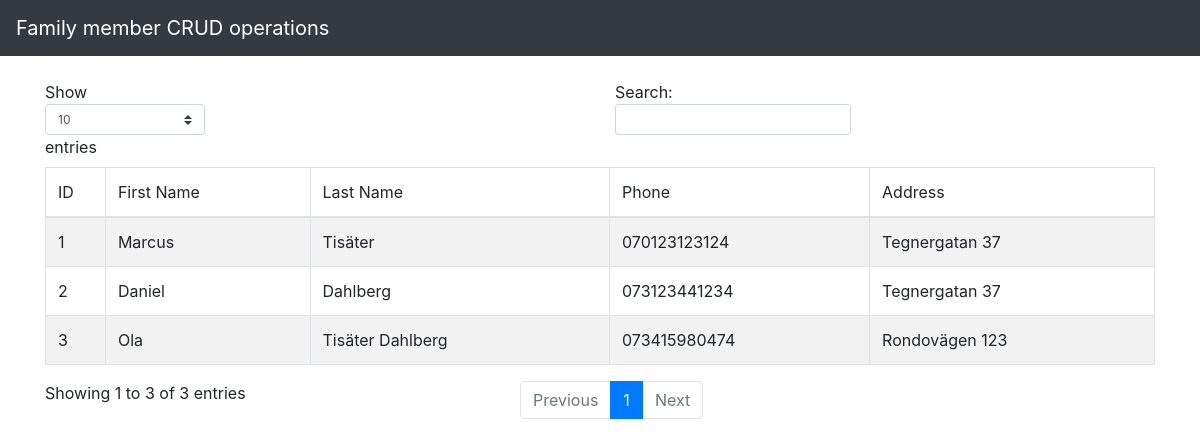
Page /detail_view/1 on the committed database.
### app.py (models this page shows)
class Member(db.Model):
    id = db.Column(db.Integer, primary_key=True)
    Firstname = db.Column(db.String(100))
    Lastname = db.Column(db.String(100))
    PhoneNumber = db.Column(db.String(100))
    Address = db.Column(db.String(100))

### app.py (the view)
@app.route('/detail_view/<id>', methods = ['POST', 'GET'])
def details(id):
    Family_to_view = Family.query.get_or_404(id)
    LIST=Family_to_view.member_list
    arr=[]
    for i in LIST:
        Current_member=Member.query.get_or_404(i)
        id=Current_member.id
        Firstname=Current_member.Firstname
        Lastname=Current_member.Lastname
        Phone=Current_member.PhoneNumber
        Address=Current_member.Address
        arr.append([id,Firstname,Lastname,Phone,Address])
    return render_template('detailview.html',DATA=arr)

### templates/detailview.html
{% extends "layout.html" %}
{% block body %}
<table id="example" class="table table-striped table-bordered" style="width:100%">
    <thead>
      <tr>
        <td>ID</td>
        <td>First Name</td>
        <td>Last Name</td>
        <td>Phone</td>
        <td>Address</td>
      </tr>
    </thead>
    <tbody>
      {% for item in DATA%}
          <tr>
            <td> {{item[0]}}</td>
            <td> {{item[1]}}</td>
            <td> {{item[2]}}</td>
            <td> {{item[3]}}</td>
            <td> {{item[4]}}</td>
          </tr>
      {%endfor%}
      </tbody>
    </table>
{% endblock %}

### templates/layout.html (shortened to what this page needs)
<!DOCTYPE html>
<html lang="en">
  <head>
<link href="https://maxcdn.bootstrapcdn.com/bootstrap/4.0.0/css/bootstrap.min.css" rel="stylesheet" id="bootstrap-css">
</head>
<body>
  <nav class="navbar navbar-dark bg-dark">
    <a class="navbar-brand" href="/">Family member CRUD operations</a>
  </nav>
  <div class="container pt-4">
    {% block body %}
    {% endblock %}
  </div>
</body>
</html>

### rows in the picture
Member: id "1", Firstname "Marcus", Lastname "Tisäter", PhoneNumber "070123123124", Address "Tegnergatan 37"
Member: id "2", Firstname "Daniel", Lastname "Dahlberg", PhoneNumber "073123441234", Address "Tegnergatan 37"
Member: id "3", Firstname "Ola", Lastname "Tisäter Dahlberg", PhoneNumber "073415980474", Address "Rondovägen 123"
